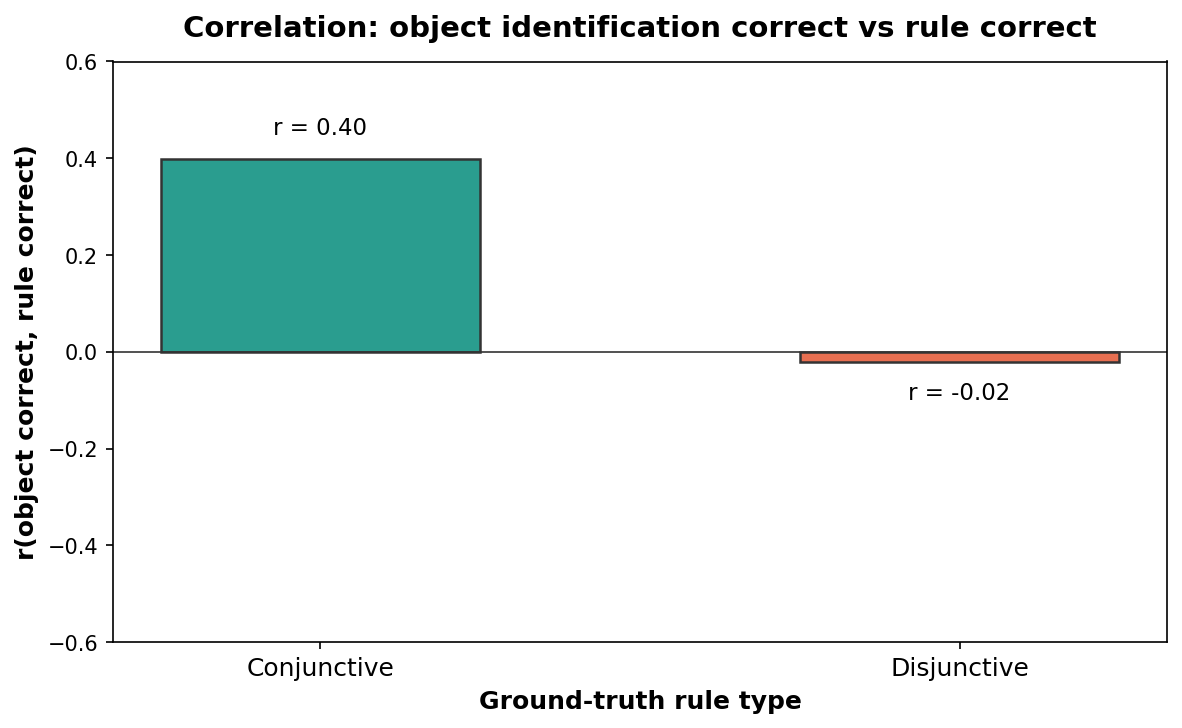

Reproduce this figure in Python.
"""
Compute correlation between rule correct and object incorrect
(rule correct AND object wrong) for conjunctive vs disjunctive cases.
Uses main_game_data_with_prior_experience_3.csv.
Optionally saves a bar-chart visualization.
"""

import argparse
import numpy as np
import pandas as pd
import matplotlib.pyplot as plt
import matplotlib as mpl

mpl.rcParams["font.family"] = "sans-serif"
mpl.rcParams["font.sans-serif"] = ["Arial", "DejaVu Sans", "sans-serif"]


def _plot(stats, output_path):
    """Bar chart: r(object_correct, rule_correct) only, by rule type."""
    stats = [s for s in stats if s["n"] > 0]
    if not stats:
        return
    fig, ax = plt.subplots(1, 1, figsize=(6.5, 4))
    rule_types = [s["rule_type"].capitalize() for s in stats]
    r_vals = [s.get("r_obj_rule", np.nan) for s in stats]
    r_vals = [0.0 if np.isnan(r) else float(r) for r in r_vals]
    colors = ["#2a9d8f", "#e76f51"]
    x = np.arange(len(rule_types))
    width = 0.5
    bars = ax.bar(x, r_vals, width, color=colors[: len(rule_types)], edgecolor="#333333", linewidth=1.2)
    ax.axhline(0, color="#333333", linewidth=0.8, linestyle="-")
    ax.set_xticks(x)
    ax.set_xticklabels(rule_types, fontsize=12)
    ax.set_ylabel("r(object correct, rule correct)", fontsize=12, fontweight="bold")
    ax.set_xlabel("Ground-truth rule type", fontsize=12, fontweight="bold")
    ax.set_ylim(-0.6, 0.6)
    ax.set_title("Correlation: object identification correct vs rule correct", fontsize=14, fontweight="bold", pad=12)
    for bar, s in zip(bars, stats):
        ror = s.get("r_obj_rule", np.nan)
        if np.isnan(ror):
            continue
        h = bar.get_height()
        va = "bottom" if h >= 0 else "top"
        dy = 0.04 if h >= 0 else -0.04
        ax.text(bar.get_x() + bar.get_width() / 2, h + dy, f"r = {ror:.2f}", ha="center", va=va, fontsize=11)
    plt.tight_layout(pad=0.25)
    plt.savefig(output_path, dpi=150, bbox_inches="tight", pad_inches=0.05)
    plt.close()
    print(f"Saved: {output_path}")


def main():
    parser = argparse.ArgumentParser(description="Correlation: rule correct vs object wrong by rule type.")
    parser.add_argument("--input", default="main_game_data_with_prior_experience_3.csv", help="Input CSV")
    parser.add_argument("--output", default="correlation_rule_correct_object_wrong.png", help="Output PNG")
    parser.add_argument("--no-plot", action="store_true", help="Skip saving plot")
    args = parser.parse_args()

    df = pd.read_csv(args.input)
    df["object_wrong"] = ~(df["object_identification_correct"].fillna(False).astype(bool))
    df["rule_correct"] = df["rule_choice_correct"].fillna(False).astype(bool)
    df["object_correct"] = df["object_identification_correct"].fillna(False).astype(bool)

    print("=" * 70)
    print("Correlation: Rule Correct vs Object (by ground-truth rule)")
    print("=" * 70)
    print(f"Input: {args.input}")
    print(f"Total N: {len(df)}")
    print()

    stats = []
    for rule_type in ["conjunctive", "disjunctive"]:
        sub = df[df["ground_truth_rule"] == rule_type].copy()
        if len(sub) == 0:
            print(f"[{rule_type.upper()}] No data.")
            print()
            stats.append({"rule_type": rule_type, "n": 0, "both": 0, "pct": 0, "r": np.nan, "r_obj_rule": np.nan})
            continue

        n = len(sub)
        rule_ok = sub["rule_correct"].astype(int)
        obj_wrong = sub["object_wrong"].astype(int)
        obj_ok = sub["object_correct"].astype(int)

        # Contingency: rule_correct x object_wrong
        both = (sub["rule_correct"] & sub["object_wrong"]).sum()
        rule_ok_only = (sub["rule_correct"] & ~sub["object_wrong"]).sum()
        obj_wrong_only = (~sub["rule_correct"] & sub["object_wrong"]).sum()
        neither = (~sub["rule_correct"] & ~sub["object_wrong"]).sum()

        # r(rule_correct, object_wrong)
        r = np.corrcoef(rule_ok, obj_wrong)[0, 1] if n > 1 else np.nan
        r = np.nan if np.isnan(r) else float(r)

        # r(object_correct, rule_correct)
        r_obj_rule = np.corrcoef(obj_ok, rule_ok)[0, 1] if n > 1 else np.nan
        r_obj_rule = np.nan if np.isnan(r_obj_rule) else float(r_obj_rule)

        p_rule_ok_obj_wrong = both / n if n else 0
        stats.append({"rule_type": rule_type, "n": n, "both": int(both), "pct": 100 * p_rule_ok_obj_wrong, "r": r, "r_obj_rule": r_obj_rule})

        print(f"[{rule_type.upper()}] N = {n}")
        print(f"  Rule correct, object wrong: {int(both)} / {n} ({100 * p_rule_ok_obj_wrong:.1f}%)")
        print(f"  Contingency (rule_correct x object_wrong):")
        print(f"                    object_wrong=0   object_wrong=1")
        print(f"    rule_correct=0      {int(neither):4}              {int(obj_wrong_only):4}")
        print(f"    rule_correct=1      {int(rule_ok_only):4}              {int(both):4}")
        print(f"  r(rule_correct, object_wrong): {r:.3f}" if not np.isnan(r) else "  r(rule_correct, object_wrong): N/A")
        print(f"  r(object_correct, rule_correct): {r_obj_rule:.3f}" if not np.isnan(r_obj_rule) else "  r(object_correct, rule_correct): N/A")
        print()

    # Plot
    if not getattr(args, "no_plot", False):
        _plot(stats, args.output)

    # Summary
    cj = df[df["ground_truth_rule"] == "conjunctive"]
    dj = df[df["ground_truth_rule"] == "disjunctive"]
    cj_both = ((cj["rule_choice_correct"] == True) & (cj["object_identification_correct"] == False)).sum()
    dj_both = ((dj["rule_choice_correct"] == True) & (dj["object_identification_correct"] == False)).sum()
    print("SUMMARY: Rule correct, object wrong")
    print(f"  Conjunctive:  {int(cj_both)} / {len(cj)} ({100 * cj_both / len(cj):.1f}%)")
    print(f"  Disjunctive:  {int(dj_both)} / {len(dj)} ({100 * dj_both / len(dj):.1f}%)")
    print()
    print("SUMMARY: r(object_correct, rule_correct)")
    for s in stats:
        if s["n"] > 0:
            ror = s.get("r_obj_rule", np.nan)
            ror_str = f"{ror:.3f}" if not np.isnan(ror) else "N/A"
            print(f"  {s['rule_type'].capitalize()}: r = {ror_str}")
    print("=" * 70)

if __name__ == "__main__":
    main()
